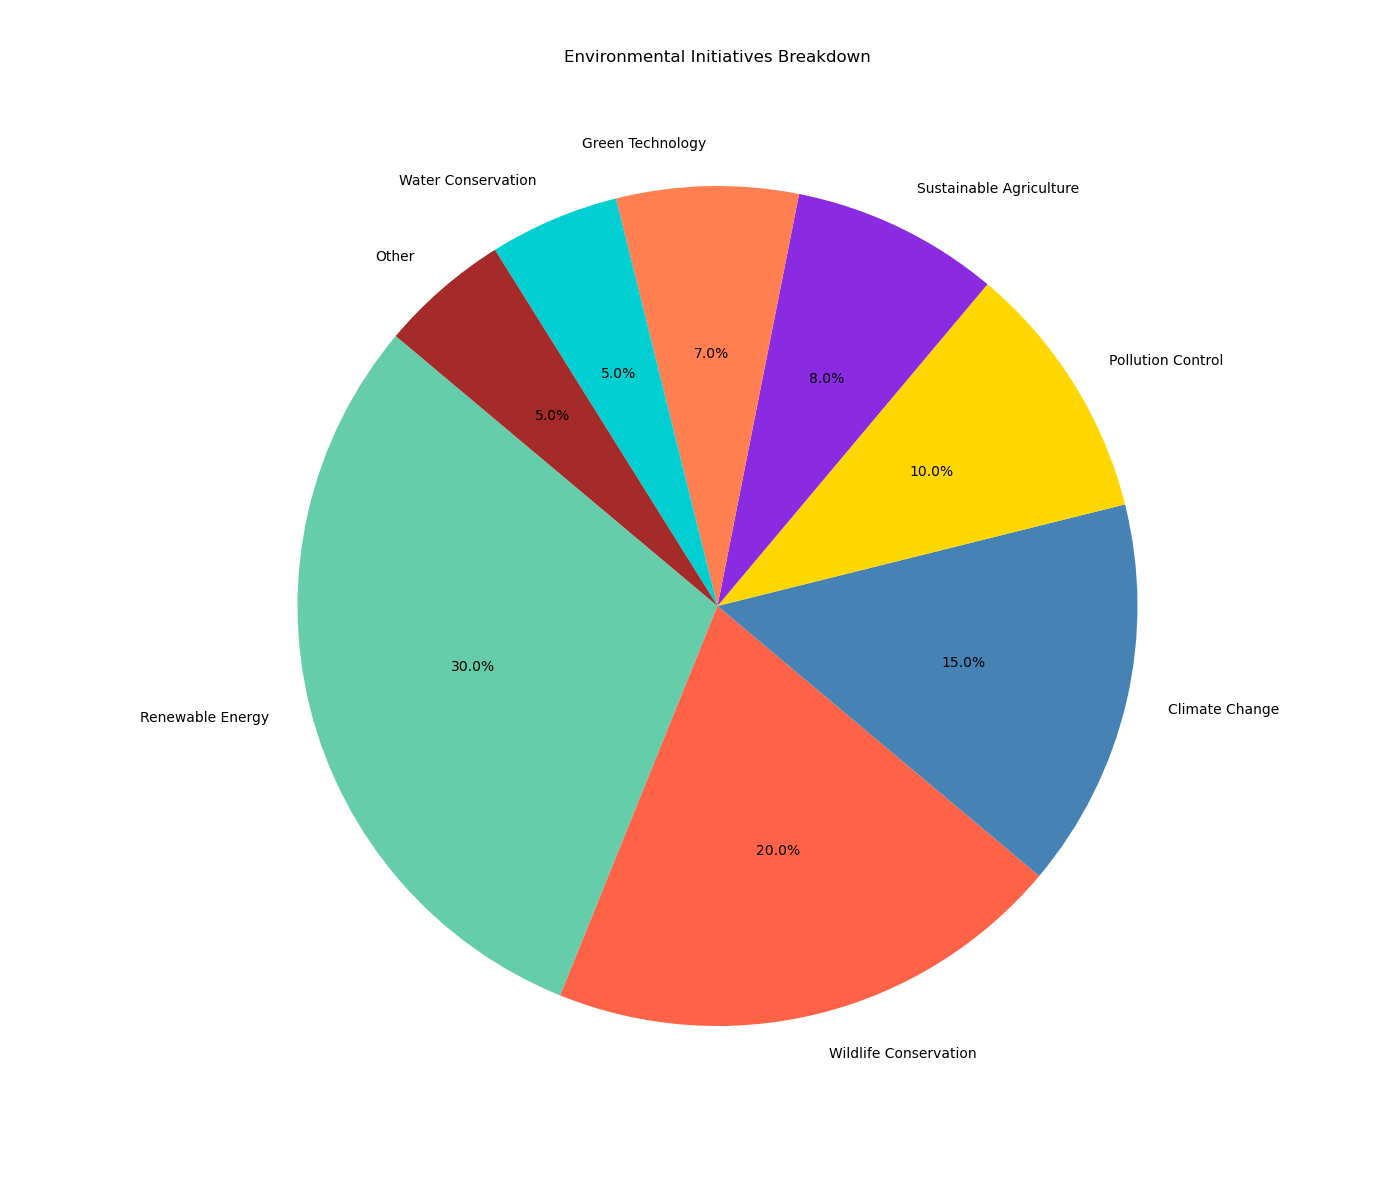

This chart was generated by the following Python code:

import matplotlib.pyplot as plt

# Data to plot
labels = ['Renewable Energy', 'Wildlife Conservation', 'Climate Change', 'Pollution Control', 'Sustainable Agriculture', 'Green Technology', 'Water Conservation', 'Other']
sizes = [30, 20, 15, 10, 8, 7, 5, 5]
colors = ['#66CDAA', '#FF6347', '#4682B4', '#FFD700', '#8A2BE2', '#FF7F50', '#00CED1', '#A52A2A']

# Create pie chart
plt.figure(figsize=(14, 12))
plt.pie(sizes, labels=labels, colors=colors, autopct='%1.1f%%', startangle=140)

# Title
plt.title('Environmental Initiatives Breakdown', y=1.08)

# Display the chart
plt.axis('equal')  # Equal aspect ratio ensures that pie is drawn as a circle.
plt.show()
